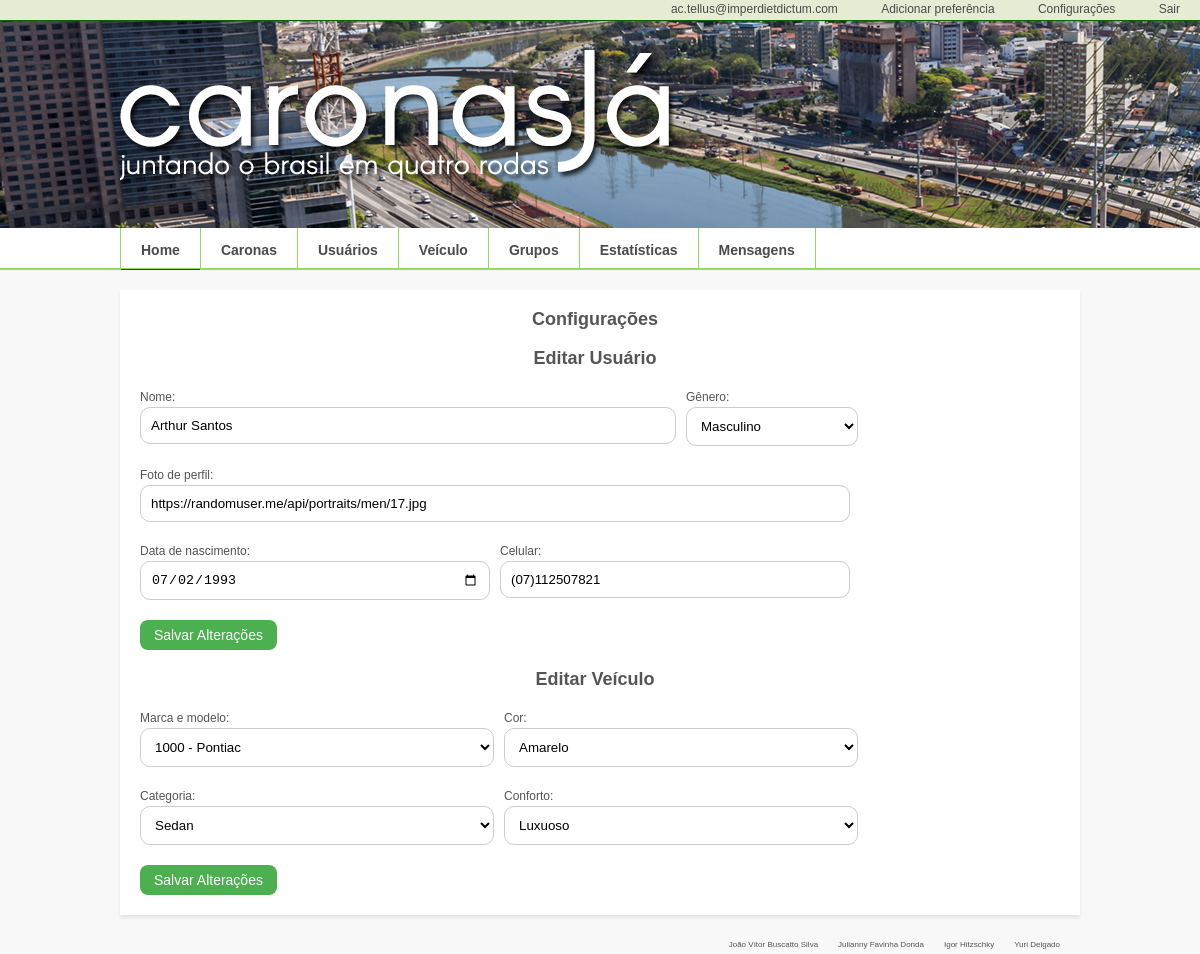
The page /Config (signed in) on the database its author committed.
### tables this page shows
CREATE TABLE usuario (
	email			VARCHAR(100) NOT NULL,
	senha			CHAR(64) COMMENT "Senha criptografada em 64 bytes",
foto			VARCHAR(255) COMMENT "Caminho do arquivo da foto",
	nome			VARCHAR(50),
	genero			CHAR(1),
	nascimento		DATE,
	celular			VARCHAR(14),
	PRIMARY KEY 		(email)
);

CREATE TABLE veiculo (
	id			INT NOT NULL  AUTO_INCREMENT,
	modelo			VARCHAR(50) NOT NULL,
	conforto			VARCHAR(50),
	categoria		VARCHAR(50),
	cor			VARCHAR(20),
	email_dono		VARCHAR(100)  NOT NULL,
	PRIMARY KEY		(id),
	FOREIGN KEY		(email_dono)
REFERENCES usuario (email)  ON DELETE CASCADE ON UPDATE CASCADE,
	FOREIGN KEY		(modelo)
REFERENCES info_modelo(modelo)  ON DELETE CASCADE ON UPDATE CASCADE
);

CREATE TABLE info_modelo (
	modelo			VARCHAR(50),
	marca			VARCHAR(50),
	lugares			TINYINT  NOT NULL,
	PRIMARY KEY		(modelo)
);

### protected/libs/DBOp.php (called while the page is built, shortened)
<?php
	class DBOp extends SiteHandler {
		public $con;
		private function connect($host, $user, $pass, $db) {
			try {
				$this->con = new mysqli($host, $user, $pass, $db);
			} catch (Exception $e ) {
				parent::getAlert('Falha na conexao. Verfique se os dados estao corretos.');
			}
		}
		public function checkConnection() {
			if($this->con->ping()) {
				return true;
			} else {
				return false;
			}
		}
	}
?>

### protected/classes/Usuario.php (called while the page is built, shortened)
<?php
	class Usuario extends DBOp {
		public static function tableName() {
			return 'usuario';
		}
		public static function getFields() {
			return 'u.email, u.nome, u.genero, u.nascimento, u.foto, u.celular';
		}
		public function findByEmail($email){
			if (parent::checkConnection()) {
				$query = "SELECT ".self::getFields()." FROM ".self::tableName()." u WHERE email = ?";
				if($stmt = $this->con->prepare($query)) {
					$stmt->bind_param('s', $email);
					$stmt->execute();
					$stmt->store_result();
					$stmt->bind_result($email, $nome, $genero, $nascimento, $foto, $celular);
					$rows = array();
					if($stmt->num_rows == 1) {
						while($row = $stmt->fetch()) {
							$rows = array(
								'email' => $email,
								'nome' => $nome,
								'genero' => $genero,
								'nascimento' => $nascimento,
								'foto' => $foto,
								'celular' => $celular
								);
						}
						return $rows;
					} else {
						$this->rows = 0;
						return $rows;
					}
				} else {
					return false;
				}
			} else {
				parent::getMsg('error', 'Não existe uma conexão com o banco. Inicialize uma antes de realizar essa operação.');
				return false;
			}
		}
	}
?>

### protected/classes/InfoModelo.php (called while the page is built, shortened)
<?php
	class InfoModelo extends DBOp {
		public static function tableName() {
			return 'info_modelo';
		}
		public static function getFields() {
			return 'modelo, marca, lugares';
		}
		public function selectAll() {
			if(parent::checkConnection()) {
				$query = "SELECT ".self::getFields()." FROM ".self::tableName()." ORDER BY marca ASC";
				if($stmt = $this->con->prepare($query)) {
					$stmt->execute();
					$stmt->store_result();
					$stmt->bind_result($modelo, $marca, $lugares);
					$rows = array();
					if($stmt->num_rows >= 1) {
						while($row = $stmt->fetch()) {
							$rows[] = array('modelo' => $modelo, 'marca' => $marca, 'lugares' => $lugares);
						}
						return $rows;
					} else {
						return false;
					}
				} else {
					return false;
				}
			} else {
				parent::getMsg('error', 'Não existe uma conexão com o banco. Inicialize uma antes de realizar essa operação.');
				return false;
			}
		}
	}
?>

### protected/classes/Veiculo.php (called while the page is built, shortened)
<?php
	class Veiculo extends DBOp {
		public static function tableName() {
			return 'veiculo';
		}
		public static function getFields() {
			return 'v.modelo, v.conforto, v.categoria, v.cor';
		}
		public function findByEmail($email) {
			if (parent::checkConnection()) {
				$query = "SELECT ".self::getFields()." FROM ".self::tableName()." v WHERE email_dono = ?";
				if($stmt = $this->con->prepare($query)) {
					$stmt->bind_param('s', $email);
					$stmt->execute();
					$stmt->store_result();
					$stmt->bind_result($modelo, $conforto, $categoria, $cor);
					$rows = array();
					if($stmt->num_rows >= 1) {
						while($row = $stmt->fetch()) {
							$rows[] = array(
								'modelo' => $modelo,
								'conforto' => $conforto,
								'categoria' => $categoria,
								'cor' => $cor
								);
						}
						return $rows;
					} else {
						$this->rows = 0;
						return $rows;
					}
				} else {
					return false;
				}
			} else {
				parent::getAlert('Não existe uma conexão com o banco. Inicialize uma antes de realizar essa operação.', 'error');
				return false;
			}
		}
	}
?>

### app/pages/config.php (the view, shortened to what this page needs)
	<?php
	$usuario = new Usuario;
	$item = $usuario->findByEmail($_SESSION['email']);
	 ?>
	<form class="default-form" action="<?= PATH_HREF ?>action/usuarioupdate" method="post">
		<fieldset>
			<div class="form-line">
				<h2>Configurações</h2>
			</div>
			<div class="form-line">
				<h2>Editar Usuário</h2>
			</div>
			<div class="form-line">
				<div class="col col6">
					<label>Nome:</label>
					<input type="text" name="nome" value = "<?= $item['nome'] ?>" maxlength="50">
				</div>
				<div class="col2">
					<label>Gênero:</label>
					<select name="genero">
						<option value="M" <?php if($item['genero']=='M') echo 'selected'; ?>>Masculino</option>
					</select>
				</div>
			</div>
			<div class="form-line">
			<div class="form-line">
				<div class="col8">
					<label>Foto de perfil:</label>
					<input type="text" name="foto" value="<?= $item['foto'] ?>">
				</div>
			</div>
			<div class="form-line">
				<div class="col4">
					<label>Data de nascimento:</label>
					<input type="date" name="nascimento" placeholder="dd/mm/aaaa" value="<?= $item['nascimento'] ?>">
				</div>
				<div  class="col4">
					<label>Celular:</label>
					<input type="text" name="celular" placeholder="Seu número de celular" maxlength="11" value="<?= $item['celular'] ?>">
				</div>
			</div>
			<div>
				<button type="submit" class="btn">Salvar Alterações</button>
			</div>
		</fieldset>
	</form>
	<?php
	$infoModelo = new InfoModelo;
	$lista = $infoModelo->selectAll();
	$veiculo = new Veiculo;
	$usuarioVeiculo = $veiculo->findByEmail($_SESSION['email']);
	if (!empty($usuarioVeiculo)) {
	 ?>
	<form class="default-form" action="<?= PATH_HREF ?>action/veiculoupdate" method="post">
		<fieldset>
			<div class="form-line">
				<h2>Editar Veículo</h2>
			</div>
			<div class="form-line">
				<div class="col4">
					<label>Marca e modelo:</label>
					<select name="modelo" maxlength="50">
						<?php
						foreach($lista as $item) {
						?>
						<option value="<?= $item['modelo'] ?>"  <?php if($item['modelo'] == $usuarioVeiculo[0]['modelo']) echo 'selected'; ?>><?= $item['modelo'].' - '.$item['marca'] ?></option>
						<?php
						}
						?>
					</select>
				</div>
				<div class="col4">
					<label>Cor:</label>
					<select name="cor">
						<option value="Amarelo" <?php if('Amarelo' == $usuarioVeiculo[0]['cor']) echo 'selected'; ?>>Amarelo</option>
					</select>
				</div>
			</div>
			<div class="form-line">
				<div class="col4">
					<label>Categoria:</label>
					<select name="categoria">
						<option value="Sedan" <?php if('Sedan' == $usuarioVeiculo[0]['categoria']) echo 'selected'; ?>>Sedan</option>
					</select>
				</div>
				<div class="col4">
					<label>Conforto:</label>
					<select name="conforto">
						<option value="Luxuoso" <?php if('Luxuoso' == $usuarioVeiculo[0]['conforto']) echo 'selected'; ?>>Luxuoso</option>
					</select>
				</div>
			</div>
			<div>
				<button type="submit" class="btn">Salvar Alterações</button>
			</div>
		</fieldset>
	</form>
<?php
}
?>

### app/css/style.css (style rules this page uses)
* { margin: 0; padding: 0; border: none; outline: none; }
html { height: 101%; }
body { font-family: "Lucida Sans", "Lucida Grande", Helvetica, Arial, sans-serif; color: #555; font-size: 12px; background: #F8F8F8; line-height: 19px; }
.col2 { width: 20%; }
.col4 { width: 40%; }
.col6 { width: 60%; }
.col8 { width: 80%; }
form.default-form { float: left; width: 100%; }
form.default-form div.form-line { float: left; width: 100%; margin-bottom: 20px; }
form.default-form div { float: left; padding-right: 10px; box-sizing: border-box; }
form.default-form textarea, input, form.default-form select { margin-right: 10px; box-sizing: border-box; width: 100%; background: #FFF; padding: 10px; border: 1px solid #CCC; box-shadow: none; border-radius: 10px; -webkit-transition: 0.3s ease all; }
.btn { height:30px; text-decoration: none; background-color: #4CAF50; cursor: pointer; border-radius: 8px; border: none; color: white; padding: 5px 14px; text-align: center; text-decoration: none; display: inline-block; font-size: 14px; }
h2 { text-align:center; }

### rows shown on the page
usuario: nome "Arthur Santos", genero "Masculino", foto "https://randomuser.me/api/portraits/men/17.jpg", nascimento "07/02/1993", celular "(07)112507821"
veiculo: modelo "1000 - Pontiac", categoria "Sedan", conforto "Luxuoso"

### other values the page prints
$_SESSION['email'] "ac.tellus@imperdietdictum.com"
